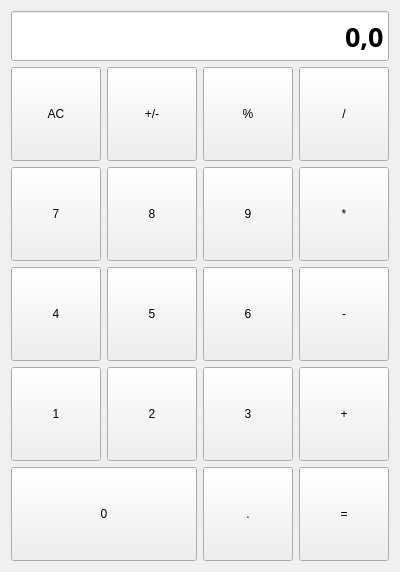
<?xml version="1.0" encoding="UTF-8"?>
<ui version="4.0">
 <class>Form</class>
 <widget class="QWidget" name="Form">
  <property name="geometry">
   <rect>
    <x>0</x>
    <y>0</y>
    <width>400</width>
    <height>572</height>
   </rect>
  </property>
  <property name="windowTitle">
   <string>Form</string>
  </property>
  <layout class="QGridLayout" name="gridLayout">
   <item row="0" column="0" colspan="4">
    <widget class="QLineEdit" name="lineEdit">
     <property name="minimumSize">
      <size>
       <width>0</width>
       <height>50</height>
      </size>
     </property>
     <property name="font">
      <font>
       <family>ADMUI3Lg</family>
       <pointsize>20</pointsize>
       <weight>75</weight>
       <bold>true</bold>
      </font>
     </property>
     <property name="text">
      <string>0,0</string>
     </property>
     <property name="alignment">
      <set>Qt::AlignRight|Qt::AlignTrailing|Qt::AlignVCenter</set>
     </property>
     <property name="readOnly">
      <bool>true</bool>
     </property>
     <property name="bg" stdset="0">
      <string>orange</string>
     </property>
    </widget>
   </item>
   <item row="1" column="0">
    <widget class="CaculatorBtn" name="pushButton">
     <property name="sizePolicy">
      <sizepolicy hsizetype="Minimum" vsizetype="Expanding">
       <horstretch>0</horstretch>
       <verstretch>0</verstretch>
      </sizepolicy>
     </property>
     <property name="text">
      <string>AC</string>
     </property>
     <property name="checkable">
      <bool>true</bool>
     </property>
     <property name="autoExclusive">
      <bool>true</bool>
     </property>
     <property name="bg" stdset="0">
      <string>lightgray</string>
     </property>
     <property name="role" stdset="0">
      <string>clear</string>
     </property>
    </widget>
   </item>
   <item row="1" column="1">
    <widget class="CaculatorBtn" name="pushButton_2">
     <property name="sizePolicy">
      <sizepolicy hsizetype="Minimum" vsizetype="Expanding">
       <horstretch>0</horstretch>
       <verstretch>0</verstretch>
      </sizepolicy>
     </property>
     <property name="text">
      <string>+/-</string>
     </property>
     <property name="checkable">
      <bool>true</bool>
     </property>
     <property name="autoExclusive">
      <bool>true</bool>
     </property>
     <property name="bg" stdset="0">
      <string>lightgray</string>
     </property>
     <property name="role" stdset="0">
      <string>num</string>
     </property>
    </widget>
   </item>
   <item row="1" column="2">
    <widget class="CaculatorBtn" name="pushButton_3">
     <property name="sizePolicy">
      <sizepolicy hsizetype="Minimum" vsizetype="Expanding">
       <horstretch>0</horstretch>
       <verstretch>0</verstretch>
      </sizepolicy>
     </property>
     <property name="text">
      <string>%</string>
     </property>
     <property name="checkable">
      <bool>true</bool>
     </property>
     <property name="autoExclusive">
      <bool>true</bool>
     </property>
     <property name="bg" stdset="0">
      <string>lightgray</string>
     </property>
     <property name="role" stdset="0">
      <string>num</string>
     </property>
    </widget>
   </item>
   <item row="1" column="3">
    <widget class="CaculatorBtn" name="pushButton_4">
     <property name="sizePolicy">
      <sizepolicy hsizetype="Minimum" vsizetype="Expanding">
       <horstretch>0</horstretch>
       <verstretch>0</verstretch>
      </sizepolicy>
     </property>
     <property name="text">
      <string>/</string>
     </property>
     <property name="checkable">
      <bool>true</bool>
     </property>
     <property name="autoExclusive">
      <bool>true</bool>
     </property>
     <property name="bg" stdset="0">
      <string>orange</string>
     </property>
     <property name="role" stdset="0">
      <string>operator</string>
     </property>
    </widget>
   </item>
   <item row="2" column="0">
    <widget class="CaculatorBtn" name="pushButton_8">
     <property name="sizePolicy">
      <sizepolicy hsizetype="Minimum" vsizetype="Expanding">
       <horstretch>0</horstretch>
       <verstretch>0</verstretch>
      </sizepolicy>
     </property>
     <property name="text">
      <string>7</string>
     </property>
     <property name="checkable">
      <bool>true</bool>
     </property>
     <property name="autoExclusive">
      <bool>true</bool>
     </property>
     <property name="bg" stdset="0">
      <string>gray</string>
     </property>
     <property name="role" stdset="0">
      <string>num</string>
     </property>
    </widget>
   </item>
   <item row="2" column="1">
    <widget class="CaculatorBtn" name="pushButton_6">
     <property name="sizePolicy">
      <sizepolicy hsizetype="Minimum" vsizetype="Expanding">
       <horstretch>0</horstretch>
       <verstretch>0</verstretch>
      </sizepolicy>
     </property>
     <property name="text">
      <string>8</string>
     </property>
     <property name="checkable">
      <bool>true</bool>
     </property>
     <property name="autoExclusive">
      <bool>true</bool>
     </property>
     <property name="bg" stdset="0">
      <string>gray</string>
     </property>
     <property name="role" stdset="0">
      <string>num</string>
     </property>
    </widget>
   </item>
   <item row="2" column="2">
    <widget class="CaculatorBtn" name="pushButton_5">
     <property name="sizePolicy">
      <sizepolicy hsizetype="Minimum" vsizetype="Expanding">
       <horstretch>0</horstretch>
       <verstretch>0</verstretch>
      </sizepolicy>
     </property>
     <property name="text">
      <string>9</string>
     </property>
     <property name="checkable">
      <bool>true</bool>
     </property>
     <property name="autoExclusive">
      <bool>true</bool>
     </property>
     <property name="bg" stdset="0">
      <string>gray</string>
     </property>
     <property name="role" stdset="0">
      <string>num</string>
     </property>
    </widget>
   </item>
   <item row="2" column="3">
    <widget class="CaculatorBtn" name="pushButton_7">
     <property name="sizePolicy">
      <sizepolicy hsizetype="Minimum" vsizetype="Expanding">
       <horstretch>0</horstretch>
       <verstretch>0</verstretch>
      </sizepolicy>
     </property>
     <property name="text">
      <string>*</string>
     </property>
     <property name="checkable">
      <bool>true</bool>
     </property>
     <property name="autoExclusive">
      <bool>true</bool>
     </property>
     <property name="bg" stdset="0">
      <string>orange</string>
     </property>
     <property name="role" stdset="0">
      <string>operator</string>
     </property>
    </widget>
   </item>
   <item row="3" column="0">
    <widget class="CaculatorBtn" name="pushButton_12">
     <property name="sizePolicy">
      <sizepolicy hsizetype="Minimum" vsizetype="Expanding">
       <horstretch>0</horstretch>
       <verstretch>0</verstretch>
      </sizepolicy>
     </property>
     <property name="text">
      <string>4</string>
     </property>
     <property name="checkable">
      <bool>true</bool>
     </property>
     <property name="autoExclusive">
      <bool>true</bool>
     </property>
     <property name="bg" stdset="0">
      <string>gray</string>
     </property>
     <property name="role" stdset="0">
      <string>num</string>
     </property>
    </widget>
   </item>
   <item row="3" column="1">
    <widget class="CaculatorBtn" name="pushButton_10">
     <property name="sizePolicy">
      <sizepolicy hsizetype="Minimum" vsizetype="Expanding">
       <horstretch>0</horstretch>
       <verstretch>0</verstretch>
      </sizepolicy>
     </property>
     <property name="text">
      <string>5</string>
     </property>
     <property name="checkable">
      <bool>true</bool>
     </property>
     <property name="autoExclusive">
      <bool>true</bool>
     </property>
     <property name="bg" stdset="0">
      <string>gray</string>
     </property>
     <property name="role" stdset="0">
      <string>num</string>
     </property>
    </widget>
   </item>
   <item row="3" column="2">
    <widget class="CaculatorBtn" name="pushButton_9">
     <property name="sizePolicy">
      <sizepolicy hsizetype="Minimum" vsizetype="Expanding">
       <horstretch>0</horstretch>
       <verstretch>0</verstretch>
      </sizepolicy>
     </property>
     <property name="text">
      <string>6</string>
     </property>
     <property name="checkable">
      <bool>true</bool>
     </property>
     <property name="autoExclusive">
      <bool>true</bool>
     </property>
     <property name="bg" stdset="0">
      <string>gray</string>
     </property>
     <property name="role" stdset="0">
      <string>num</string>
     </property>
    </widget>
   </item>
   <item row="3" column="3">
    <widget class="CaculatorBtn" name="pushButton_11">
     <property name="sizePolicy">
      <sizepolicy hsizetype="Minimum" vsizetype="Expanding">
       <horstretch>0</horstretch>
       <verstretch>0</verstretch>
      </sizepolicy>
     </property>
     <property name="text">
      <string>-</string>
     </property>
     <property name="checkable">
      <bool>true</bool>
     </property>
     <property name="autoExclusive">
      <bool>true</bool>
     </property>
     <property name="bg" stdset="0">
      <string>orange</string>
     </property>
     <property name="role" stdset="0">
      <string>operator</string>
     </property>
    </widget>
   </item>
   <item row="4" column="0">
    <widget class="CaculatorBtn" name="pushButton_16">
     <property name="sizePolicy">
      <sizepolicy hsizetype="Minimum" vsizetype="Expanding">
       <horstretch>0</horstretch>
       <verstretch>0</verstretch>
      </sizepolicy>
     </property>
     <property name="text">
      <string>1</string>
     </property>
     <property name="checkable">
      <bool>true</bool>
     </property>
     <property name="autoExclusive">
      <bool>true</bool>
     </property>
     <property name="bg" stdset="0">
      <string>gray</string>
     </property>
     <property name="role" stdset="0">
      <string>num</string>
     </property>
    </widget>
   </item>
   <item row="4" column="1">
    <widget class="CaculatorBtn" name="pushButton_14">
     <property name="sizePolicy">
      <sizepolicy hsizetype="Minimum" vsizetype="Expanding">
       <horstretch>0</horstretch>
       <verstretch>0</verstretch>
      </sizepolicy>
     </property>
     <property name="text">
      <string>2</string>
     </property>
     <property name="checkable">
      <bool>true</bool>
     </property>
     <property name="autoExclusive">
      <bool>true</bool>
     </property>
     <property name="bg" stdset="0">
      <string>gray</string>
     </property>
     <property name="role" stdset="0">
      <string>num</string>
     </property>
    </widget>
   </item>
   <item row="4" column="2">
    <widget class="CaculatorBtn" name="pushButton_13">
     <property name="sizePolicy">
      <sizepolicy hsizetype="Minimum" vsizetype="Expanding">
       <horstretch>0</horstretch>
       <verstretch>0</verstretch>
      </sizepolicy>
     </property>
     <property name="text">
      <string>3</string>
     </property>
     <property name="checkable">
      <bool>true</bool>
     </property>
     <property name="autoExclusive">
      <bool>true</bool>
     </property>
     <property name="bg" stdset="0">
      <string>gray</string>
     </property>
     <property name="role" stdset="0">
      <string>num</string>
     </property>
    </widget>
   </item>
   <item row="4" column="3">
    <widget class="CaculatorBtn" name="pushButton_15">
     <property name="sizePolicy">
      <sizepolicy hsizetype="Minimum" vsizetype="Expanding">
       <horstretch>0</horstretch>
       <verstretch>0</verstretch>
      </sizepolicy>
     </property>
     <property name="text">
      <string>+</string>
     </property>
     <property name="checkable">
      <bool>true</bool>
     </property>
     <property name="autoExclusive">
      <bool>true</bool>
     </property>
     <property name="bg" stdset="0">
      <string>orange</string>
     </property>
     <property name="role" stdset="0">
      <string>operator</string>
     </property>
    </widget>
   </item>
   <item row="5" column="0" colspan="2">
    <widget class="CaculatorBtn" name="pushButton_20">
     <property name="sizePolicy">
      <sizepolicy hsizetype="Minimum" vsizetype="Expanding">
       <horstretch>0</horstretch>
       <verstretch>0</verstretch>
      </sizepolicy>
     </property>
     <property name="text">
      <string>0</string>
     </property>
     <property name="checkable">
      <bool>true</bool>
     </property>
     <property name="autoExclusive">
      <bool>true</bool>
     </property>
     <property name="bg" stdset="0">
      <string>gray</string>
     </property>
     <property name="role" stdset="0">
      <string>num</string>
     </property>
    </widget>
   </item>
   <item row="5" column="2">
    <widget class="CaculatorBtn" name="pushButton_17">
     <property name="sizePolicy">
      <sizepolicy hsizetype="Minimum" vsizetype="Expanding">
       <horstretch>0</horstretch>
       <verstretch>0</verstretch>
      </sizepolicy>
     </property>
     <property name="text">
      <string>.</string>
     </property>
     <property name="checkable">
      <bool>true</bool>
     </property>
     <property name="autoExclusive">
      <bool>true</bool>
     </property>
     <property name="bg" stdset="0">
      <string>gray</string>
     </property>
     <property name="role" stdset="0">
      <string>num</string>
     </property>
    </widget>
   </item>
   <item row="5" column="3">
    <widget class="CaculatorBtn" name="pushButton_19">
     <property name="sizePolicy">
      <sizepolicy hsizetype="Minimum" vsizetype="Expanding">
       <horstretch>0</horstretch>
       <verstretch>0</verstretch>
      </sizepolicy>
     </property>
     <property name="text">
      <string>=</string>
     </property>
     <property name="checkable">
      <bool>true</bool>
     </property>
     <property name="autoExclusive">
      <bool>true</bool>
     </property>
     <property name="bg" stdset="0">
      <string>equal</string>
     </property>
     <property name="role" stdset="0">
      <string>caculate</string>
     </property>
    </widget>
   </item>
  </layout>
 </widget>
 <customwidgets>
  <customwidget>
   <class>CaculatorBtn</class>
   <extends>QPushButton</extends>
   <header>Caculator_Btn</header>
   <slots>
    <signal>key_pressed()</signal>
   </slots>
  </customwidget>
 </customwidgets>
 <resources/>
 <connections>
  <connection>
   <sender>pushButton</sender>
   <signal>key_pressed()</signal>
   <receiver>Form</receiver>
   <slot>get_key()</slot>
   <hints>
    <hint type="sourcelabel">
     <x>11</x>
     <y>107</y>
    </hint>
    <hint type="destinationlabel">
     <x>-82</x>
     <y>107</y>
    </hint>
   </hints>
  </connection>
  <connection>
   <sender>pushButton_2</sender>
   <signal>key_pressed()</signal>
   <receiver>Form</receiver>
   <slot>get_key()</slot>
   <hints>
    <hint type="sourcelabel">
     <x>137</x>
     <y>90</y>
    </hint>
    <hint type="destinationlabel">
     <x>-43</x>
     <y>80</y>
    </hint>
   </hints>
  </connection>
  <connection>
   <sender>pushButton_3</sender>
   <signal>key_pressed()</signal>
   <receiver>Form</receiver>
   <slot>get_key()</slot>
   <hints>
    <hint type="sourcelabel">
     <x>252</x>
     <y>116</y>
    </hint>
    <hint type="destinationlabel">
     <x>421</x>
     <y>-69</y>
    </hint>
   </hints>
  </connection>
  <connection>
   <sender>pushButton_4</sender>
   <signal>key_pressed()</signal>
   <receiver>Form</receiver>
   <slot>get_key()</slot>
   <hints>
    <hint type="sourcelabel">
     <x>357</x>
     <y>84</y>
    </hint>
    <hint type="destinationlabel">
     <x>456</x>
     <y>31</y>
    </hint>
   </hints>
  </connection>
  <connection>
   <sender>pushButton_7</sender>
   <signal>key_pressed()</signal>
   <receiver>Form</receiver>
   <slot>get_key()</slot>
   <hints>
    <hint type="sourcelabel">
     <x>364</x>
     <y>217</y>
    </hint>
    <hint type="destinationlabel">
     <x>475</x>
     <y>230</y>
    </hint>
   </hints>
  </connection>
  <connection>
   <sender>pushButton_11</sender>
   <signal>key_pressed()</signal>
   <receiver>Form</receiver>
   <slot>get_key()</slot>
   <hints>
    <hint type="sourcelabel">
     <x>359</x>
     <y>296</y>
    </hint>
    <hint type="destinationlabel">
     <x>525</x>
     <y>305</y>
    </hint>
   </hints>
  </connection>
  <connection>
   <sender>pushButton_15</sender>
   <signal>key_pressed()</signal>
   <receiver>Form</receiver>
   <slot>get_key()</slot>
   <hints>
    <hint type="sourcelabel">
     <x>381</x>
     <y>404</y>
    </hint>
    <hint type="destinationlabel">
     <x>468</x>
     <y>404</y>
    </hint>
   </hints>
  </connection>
  <connection>
   <sender>pushButton_19</sender>
   <signal>key_pressed()</signal>
   <receiver>Form</receiver>
   <slot>get_key()</slot>
   <hints>
    <hint type="sourcelabel">
     <x>369</x>
     <y>535</y>
    </hint>
    <hint type="destinationlabel">
     <x>471</x>
     <y>535</y>
    </hint>
   </hints>
  </connection>
  <connection>
   <sender>pushButton_17</sender>
   <signal>key_pressed()</signal>
   <receiver>Form</receiver>
   <slot>get_key()</slot>
   <hints>
    <hint type="sourcelabel">
     <x>264</x>
     <y>514</y>
    </hint>
    <hint type="destinationlabel">
     <x>277</x>
     <y>596</y>
    </hint>
   </hints>
  </connection>
  <connection>
   <sender>pushButton_13</sender>
   <signal>key_pressed()</signal>
   <receiver>Form</receiver>
   <slot>get_key()</slot>
   <hints>
    <hint type="sourcelabel">
     <x>282</x>
     <y>443</y>
    </hint>
    <hint type="destinationlabel">
     <x>512</x>
     <y>445</y>
    </hint>
   </hints>
  </connection>
  <connection>
   <sender>pushButton_9</sender>
   <signal>key_pressed()</signal>
   <receiver>Form</receiver>
   <slot>get_key()</slot>
   <hints>
    <hint type="sourcelabel">
     <x>274</x>
     <y>331</y>
    </hint>
    <hint type="destinationlabel">
     <x>466</x>
     <y>316</y>
    </hint>
   </hints>
  </connection>
  <connection>
   <sender>pushButton_5</sender>
   <signal>key_pressed()</signal>
   <receiver>Form</receiver>
   <slot>get_key()</slot>
   <hints>
    <hint type="sourcelabel">
     <x>260</x>
     <y>240</y>
    </hint>
    <hint type="destinationlabel">
     <x>505</x>
     <y>239</y>
    </hint>
   </hints>
  </connection>
  <connection>
   <sender>pushButton_20</sender>
   <signal>key_pressed()</signal>
   <receiver>Form</receiver>
   <slot>get_key()</slot>
   <hints>
    <hint type="sourcelabel">
     <x>90</x>
     <y>521</y>
    </hint>
    <hint type="destinationlabel">
     <x>92</x>
     <y>594</y>
    </hint>
   </hints>
  </connection>
  <connection>
   <sender>pushButton_16</sender>
   <signal>key_pressed()</signal>
   <receiver>Form</receiver>
   <slot>get_key()</slot>
   <hints>
    <hint type="sourcelabel">
     <x>31</x>
     <y>439</y>
    </hint>
    <hint type="destinationlabel">
     <x>-40</x>
     <y>430</y>
    </hint>
   </hints>
  </connection>
  <connection>
   <sender>pushButton_12</sender>
   <signal>key_pressed()</signal>
   <receiver>Form</receiver>
   <slot>get_key()</slot>
   <hints>
    <hint type="sourcelabel">
     <x>32</x>
     <y>334</y>
    </hint>
    <hint type="destinationlabel">
     <x>-55</x>
     <y>324</y>
    </hint>
   </hints>
  </connection>
  <connection>
   <sender>pushButton_8</sender>
   <signal>key_pressed()</signal>
   <receiver>Form</receiver>
   <slot>get_key()</slot>
   <hints>
    <hint type="sourcelabel">
     <x>26</x>
     <y>241</y>
    </hint>
    <hint type="destinationlabel">
     <x>-76</x>
     <y>225</y>
    </hint>
   </hints>
  </connection>
  <connection>
   <sender>pushButton_6</sender>
   <signal>key_pressed()</signal>
   <receiver>Form</receiver>
   <slot>get_key()</slot>
   <hints>
    <hint type="sourcelabel">
     <x>131</x>
     <y>187</y>
    </hint>
    <hint type="destinationlabel">
     <x>-57</x>
     <y>184</y>
    </hint>
   </hints>
  </connection>
  <connection>
   <sender>pushButton_10</sender>
   <signal>key_pressed()</signal>
   <receiver>Form</receiver>
   <slot>get_key()</slot>
   <hints>
    <hint type="sourcelabel">
     <x>118</x>
     <y>294</y>
    </hint>
    <hint type="destinationlabel">
     <x>-34</x>
     <y>290</y>
    </hint>
   </hints>
  </connection>
  <connection>
   <sender>pushButton_14</sender>
   <signal>key_pressed()</signal>
   <receiver>Form</receiver>
   <slot>get_key()</slot>
   <hints>
    <hint type="sourcelabel">
     <x>117</x>
     <y>394</y>
    </hint>
    <hint type="destinationlabel">
     <x>-36</x>
     <y>379</y>
    </hint>
   </hints>
  </connection>
 </connections>
 <slots>
  <slot>get_key()</slot>
 </slots>
</ui>
